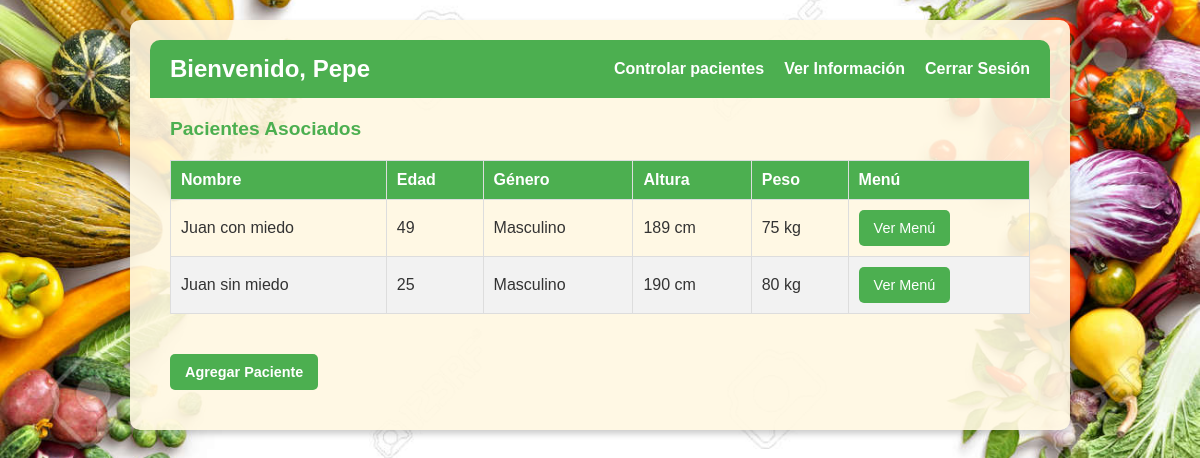
/3-Usuario/PanelUsuario.php (signed in), run on the app's committed database.
### tables this page shows
CREATE TABLE `usuarios` (
  `usuario_id` int(11) NOT NULL,
  `correo` varchar(255) NOT NULL,
  `contraseña` varchar(255) NOT NULL,
  `telefono` varchar(20) DEFAULT NULL,
  `nombre` varchar(100) NOT NULL,
  `edad` int(11) DEFAULT NULL,
  `fecha_creacion` timestamp NOT NULL DEFAULT current_timestamp(),
  `Estado_Pago` enum('sin_realizar','pendiente','aceptado') NOT NULL,
  `Comprobante` longblob NOT NULL
);

CREATE TABLE `pacientes` (
  `paciente_id` int(11) NOT NULL,
  `usuario_id` int(11) DEFAULT NULL,
  `nombre` varchar(100) NOT NULL,
  `edad` int(11) DEFAULT NULL,
  `genero` enum('Masculino','Femenino','Otro') DEFAULT NULL,
  `altura` float DEFAULT NULL,
  `peso` float DEFAULT NULL,
  `nivel_erc` varchar(100) DEFAULT NULL,
  `comida_favorita` text DEFAULT NULL,
  `disgustos` text DEFAULT NULL,
  `fecha_registro` timestamp NOT NULL DEFAULT current_timestamp(),
  `numero_control` int(11) NOT NULL
);

### 3-Usuario/PanelUsuario.php (the view, shortened to what this page needs)
<?php
include '../0-php/conexion.php';
$usuario_id = $_SESSION['usuario_id'];
$stmt = $con->prepare("SELECT nombre, edad FROM Usuarios WHERE usuario_id = ?");
$stmt->bind_param("i", $usuario_id);
$stmt->execute();
$user_result = $stmt->get_result();
$user = $user_result->fetch_assoc();
$stmt = $con->prepare("
    SELECT P.paciente_id, P.nombre, P.edad, P.genero, P.altura, P.peso
    FROM Pacientes P
    JOIN Usuario_Paciente UP ON P.paciente_id = UP.paciente_id
    WHERE UP.usuario_id = ? AND UP.activo = TRUE
");
$stmt->bind_param("i", $usuario_id);
$stmt->execute();
$pacientes_result = $stmt->get_result();
$pacientes_count = $pacientes_result->num_rows;
?>
<!DOCTYPE html>
<html lang="en">
<head>
    <link rel="stylesheet" href="../CSS/usuario.css">
</head>
<body>
    <div class="content-container">
        <header>
            <h1>Bienvenido, <?php echo htmlspecialchars($user['nombre']); ?></h1>
            <nav>
                <ul>
                    <li><a href="pacientes.php">Controlar pacientes</a></li>
                    <li><a href="informacion.php">Ver Información</a></li>
                    <li><a href="../0-php/logout.php">Cerrar Sesión</a></li>
                </ul>
            </nav>
        </header>
        <main>
            <h2>Pacientes Asociados</h2>
            <table>
                <thead>
                    <tr>
                        <th>Nombre</th>
                        <th>Edad</th>
                        <th>Género</th>
                        <th>Altura</th>
                        <th>Peso</th>
                        <th>Menú</th>
                    </tr>
                </thead>
                <tbody>
                    <?php if ($pacientes_count > 0): ?>
                        <?php while ($paciente = $pacientes_result->fetch_assoc()): ?>
                            <tr>
                                <td><?php echo htmlspecialchars($paciente['nombre']); ?></td>
                                <td><?php echo htmlspecialchars($paciente['edad']); ?></td>
                                <td><?php echo htmlspecialchars($paciente['genero']); ?></td>
                                <td><?php echo htmlspecialchars($paciente['altura']); ?> cm</td>
                                <td><?php echo htmlspecialchars($paciente['peso']); ?> kg</td>
                                <td>
                                    <a href="../5-Menu/verMenus.php?paciente_id=<?php echo $paciente['paciente_id']; ?>" class="view-menu-button">Ver Menú</a>
                                </td>
                            </tr>
                        <?php endwhile; ?>
                    <?php else: ?>
                        <tr>
                            <td colspan="6">No hay pacientes asociados.</td>
                        </tr>
                    <?php endif; ?>
                </tbody>
            </table>
            <?php if ($pacientes_count < 3): ?>
                <div>
                    <a href="../4-Paciente/FormularioPaciente.php" class="add-patient-button">Agregar Paciente</a>
                </div>
            <?php endif; ?>
        </main>
    </div>
</body>
</html>

### CSS/usuario.css (style rules this page uses)
body { font-family: Arial, sans-serif; margin: 0; padding: 0; background: url('../Images/fondo_imagen1.jpg') no-repeat center center fixed; background-size: cover; color: #333; }
.content-container { max-width: 900px; margin: 20px auto; background: rgba(255, 248, 226, 0.9); border-radius: 10px; padding: 20px; box-shadow: 0 4px 6px rgba(0, 0, 0, 0.2); }
header { background-color: #4CAF50; color: white; padding: 15px 20px; display: flex; justify-content: space-between; align-items: center; border-radius: 10px 10px 0 0; }
header h1 { margin: 0; font-size: 1.5em; }
header nav ul { list-style: none; margin: 0; padding: 0; display: flex; }
header nav ul li { margin-left: 20px; }
header nav ul li a { color: white; text-decoration: none; font-weight: bold; transition: color 0.3s; }
main { padding: 20px; }
h2 { margin-top: 0; font-size: 1.2em; color: #4CAF50; }
table { width: 100%; border-collapse: collapse; margin: 20px 0; }
table th, table td { padding: 10px; border: 1px solid #ddd; text-align: left; }
table th { background-color: #4CAF50; color: white; font-weight: bold; }
table tr:nth-child(even) { background-color: #f2f2f2; }
button, .add-patient-button, .view-menu-button { display: inline-block; padding: 10px 15px; font-size: 0.9em; color: white; background-color: #4CAF50; border: none; border-radius: 5px; cursor: pointer; text-decoration: none; text-align: center; transition: background-color 0.3s, transform 0.2s; }
.add-patient-button { font-weight: bold; margin-top: 20px; }

### data on the page
usuarios: nombre "Pepe"
pacientes: nombre "Juan con miedo", edad "49", genero "Masculino", altura "189", peso "75"
pacientes: nombre "Juan sin miedo", edad "25", genero "Masculino", altura "190", peso "80"
